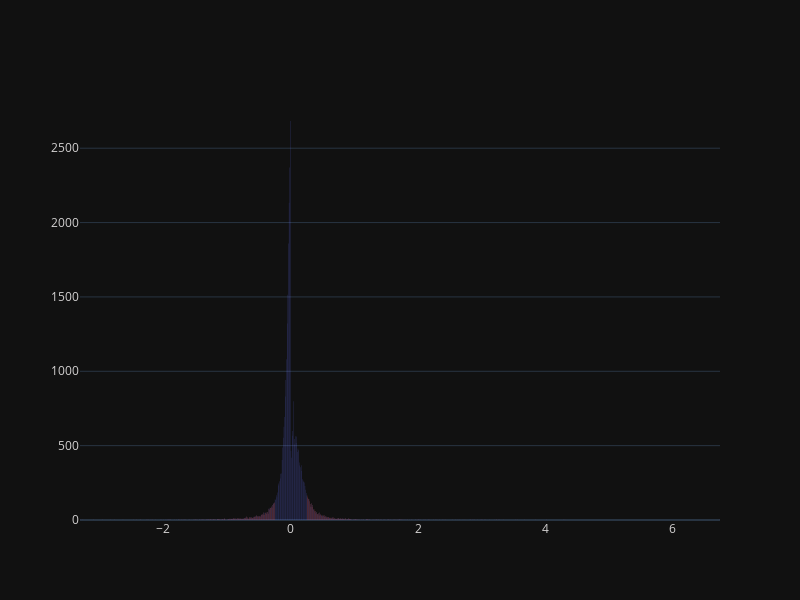

The notebook cell this image was saved under:
### Markdown cell above
## Снижение размерности признакового пространства модели

### Code cell
fig = make_subplots(1,1)

fig.add_trace(go.Histogram(
    x = weights.query('weights != 0')['weights'],
    #histnorm = 'probability',
    opacity = 0.5,
    showlegend = False
))

fig.add_trace(go.Histogram(
    x = weights.query('weights > 0.25 or weights < -0.25')['weights'],
    #histnorm = 'probability',
    opacity = 0.5,
    showlegend = False
))

fig.update_layout(
    height = 600,
    width = 800,
    xaxis_showgrid=False,
    xaxis_zeroline=False,
    template = 'plotly_dark',
    font_color = 'rgba(212, 210, 210, 1)'
    
)

### Figure 1 — Plotly figure (JSON) as saved in the notebook; plotly's stock layout.template omitted (floating-point values rounded to 4 significant figures; data arrays with more than 128 entries replaced by an {"elided": "..."} marker saying what was removed)
{"data": [{"opacity": 0.5, "showlegend": false, "type": "histogram", "x": {"elided": "35422 float values"}}, {"opacity": 0.5, "showlegend": false, "type": "histogram", "x": {"elided": "5093 float values"}}], "layout": {"font": {"color": "rgba(212, 210, 210, 1)"}, "height": 600, "width": 800, "xaxis": {"anchor": "y", "domain": [0, 1], "showgrid": false, "zeroline": false}, "yaxis": {"anchor": "x", "domain": [0, 1]}}}
